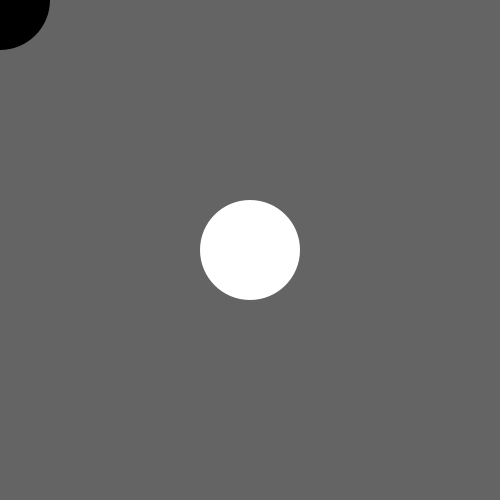
Frame 1 (no input)
Frame 60 (the mouse pressed at the canvas centre just before this capture): identical to frame 1, image omitted
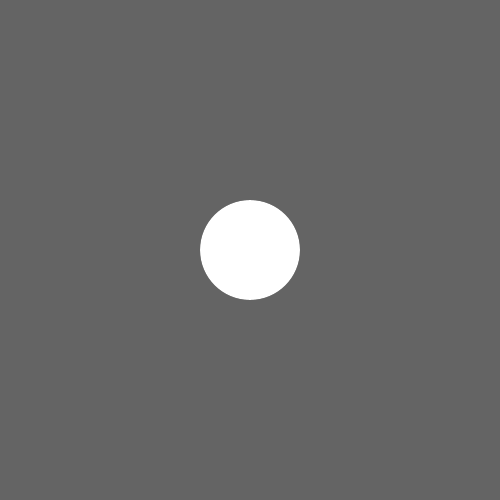
Frame 120 (the mouse held since frame 60 and released just before this capture)

The Processing sketch that drew these frames (run headless with seeded random() and noise(); from frame 60 on, the mouse is pressed at the canvas centre):

// Processing sketch: art003
// ── art003.pde
void setup() {
    size(500,500);
}

void draw() {
    background(100);

    fill(0);
    noStroke();
    ellipse(mouseX, mouseY, 100, 100); // ellipse

    fill(255);
    ellipse(width / 2, height / 2, 100, 100);
}
